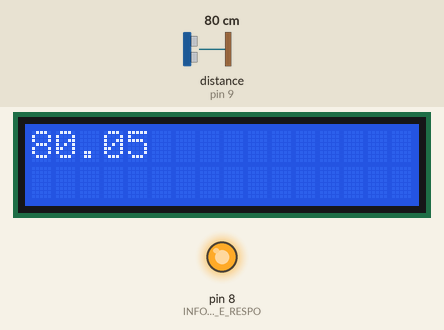
A sketch run on a simulated Arduino Uno, built with avr-gcc and run on an emulated ATmega328P. On the bench: 16×2 character LCD, output pins drawn as LEDs (lit = HIGH). Wiring (inferred from the names in the program): ultrasonic range finder: trigger pin 10; echo pin 9. The inputs (shaded band) are chosen by the test bench; at power-on: distance to the obstacle (sensor on pin 9) 80 cm. The echo pulse lasts 58.3 µs per cm; pins used as bus, display or sensor lines are not drawn.

Above: at 1.3 s.
1.4 s: distance to the obstacle (sensor on pin 9) set to 54 cm
At 1.9 s:
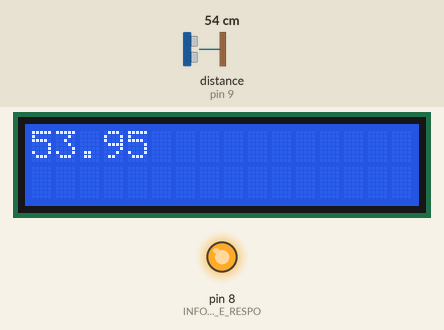
3.0 s: distance to the obstacle (sensor on pin 9) set to 48 cm
At 4.0 s:
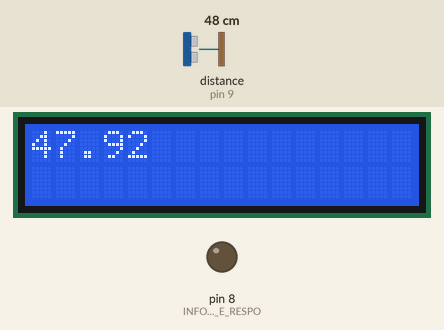
4.6 s: distance to the obstacle (sensor on pin 9) set to 2 cm
At 5.0 s:
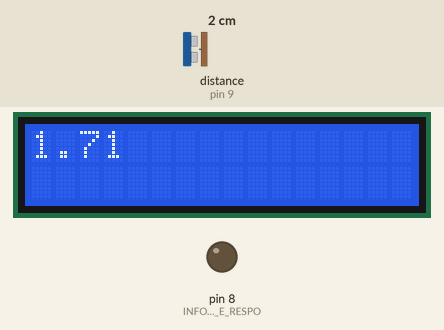
Timing chart, 0 to 7.6 s (numbered marks = the images above; inputs shaded):
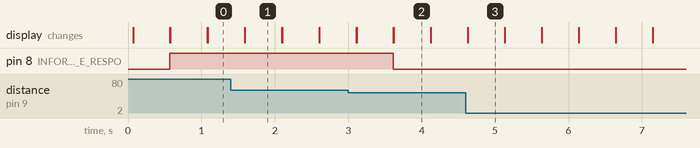

The sketch:

sensor_de_proximidade_sozinho.ino
```cpp
// C++ code
//
#include <LiquidCrystal.h>

int distancia = 0; // VARIAVEL DE CALCULO DO SENSOR
int portaTrigger = 10; // DEFINE A POSTA DE TRIGGER -> TRAVA / DEIXA PASSAR ENERGIA
int portaEcho = 9; // DEFINE A PORTA DO ECHO -> CALCULO DE DISTANCIA
const int rs=12,en=11,d4=5,d5=4,d6=3,d7=2; // POSTAR DO DISPLAY

LiquidCrystal monitorLCD(rs,en,d4,d5,d6,d7); // INTANCIA UM NOVO DISPLAY / PORTAS DE CONEXAO DEFINIDAS ANTERIORMENTE

/* REALIZA A LEITURA DA DISTANCIA COM O SENSOR ULTRASONICO / CALCULO */
long lerDistancia(int triggerPin, int echoPin) {
  pinMode(triggerPin, OUTPUT);  // Clear the trigger
  digitalWrite(triggerPin, LOW);
  //delayMicroseconds(2);
  // Sets the trigger pin to HIGH state for 10 microseconds
  digitalWrite(triggerPin, HIGH);
  //delayMicroseconds(10);
  digitalWrite(triggerPin, LOW);
  pinMode(echoPin, INPUT);

  // Reads the echo pin, and returns the sound wave travel time in microseconds
  return pulseIn(echoPin, HIGH);
}

/* GERA UM LOOP PARA FICAR OBSERVANDO SEMPRE QUANDO OUHER MUDANCAS NA DISTANCIA COM A UTILIZACAO DO SENSOR ULTRASONICO */
/*void loop() {
  Distancia = 0.01723 * lerDistancia(portaTrigger, portaEcho); // RETORNA O CALCULO DA DISTANCIA OBTIDA POR MEIO DO SENSOR ULTRASONICO
  //delay(500); // DEFINE UM DELAY PARA SE APAGAR OU LIGAR A TRAVA

  if (Distancia > 50) { // CASO A DISTANCIA SEJA SUPERIOR A 50, A LUZ E ACESA
    // Luz acesa!!
    //Serial.println("Luz acesa!!");
    // O pino 8 e responsável por deixar ligar o LED
    digitalWrite(8, HIGH);

  } else { // CASO A DISTANCIA SEJA INFERIOR OU IGUAL A 50, A LUZ E APAGADA
    // Luz apagada!!
    //Serial.println("Luz apagada!!");
    // O pino 8 e responsável por deixar apagar o LED
    digitalWrite(8, LOW);

  }

}*/

/* RECURSAO PARA REALIZAR A ATUALIZACAO E O RECALCULO DO SENSOR */
void imprimirValorNaTela() {
  double calculo = 0;

  calculo = (0.01723 * lerDistancia(portaTrigger, portaEcho)); // CALULA A DISTANCIA E ARMAZENA NA VARIAVEL CALCULO

  //monitorLCD.setCursor(0, 1); // SETA A POSICAO NA QUAL OS DADOS SERAM APRESENTADOS NO MONITOR

  monitorLCD.display(); // DEIXA OS DADOS DO MONITOR VISIVEIS
  //delay(500);

  //monitorLCD.home(); // JOGA O CUROR PARA O LADO SUPERIOR ESQUERDO DO DISPLAY
  monitorLCD.print(calculo); // IMPRIME OS DADOS NA TELA

  delay(500); // APLICA UM DELAY A APLICACAO, PARA QUE A LIMPEZA DOS DADOS NAO SEJA INSTANTANEA, ASSIM CONSEGUIMOS VER O QUE ESTA SENDO APRESENTADO NA TELA
  monitorLCD.clear(); // LIMPA A TELA DO MONITOR E POSICIONA NA LATERAL SUPERIROR ESQUERDA DO DISPLAY

  controlaLuzLED(calculo); // DEFINE SE O ESTADO ATUAL DO LED

  imprimirValorNaTela(); // SE ALTO CHAMA, PARA QUE SEJA POSSIVEL ENTRAR EM RECURSAO

}

void controlaLuzLED(int calculo) {
  if (calculo > 50) { // CASO A DISTANCIA SEJA SUPERIOR A 50, A LUZ E ACESA
    // Luz acesa!!
    //Serial.println("Luz acesa!!");
    // O pino 8 e responsável por deixar ligar o LED
    digitalWrite(8, HIGH);

  } else { // CASO A DISTANCIA SEJA INFERIOR OU IGUAL A 50, A LUZ E APAGADA
    // Luz apagada!!
    //Serial.println("Luz apagada!!");
    // O pino 8 e responsável por deixar apagar o LED
    digitalWrite(8, LOW);

  }

}

/* INICIONALIZA O SISTEMA */
void setup() {
  monitorLCD.begin(16, 2); // ESPECIFICA A DIMENSAO DE LARGURA E ALTURA QUE IRA OCUPAR NO DISPLAY

  pinMode(8, OUTPUT); // INFORMA QUAL PINO E RESPOSVEL POR MANDAR A TRAVA

  imprimirValorNaTela();

}
```

Measured:
- the behaviour switches between 52 and 51 cm on distance to the obstacle (sensor on pin 9) (found by bisection; images 1 and 2)
- after the input at 1.4 s, the display: first differs from a run without the input after 0.19 s (image 1)
- after the input at 3.0 s, pin 8 (INFORMA_QUAL_PINO_E_RESPO): HIGH → LOW after 0.62 s; the display: first differs from a run without the input after 0.11 s (image 2)
- after the input at 4.6 s, the display: first differs from a run without the input at once (image 3)
- what the display in image 1 shows lasts 0.5 s, from 1.6 s to 2.1 s
